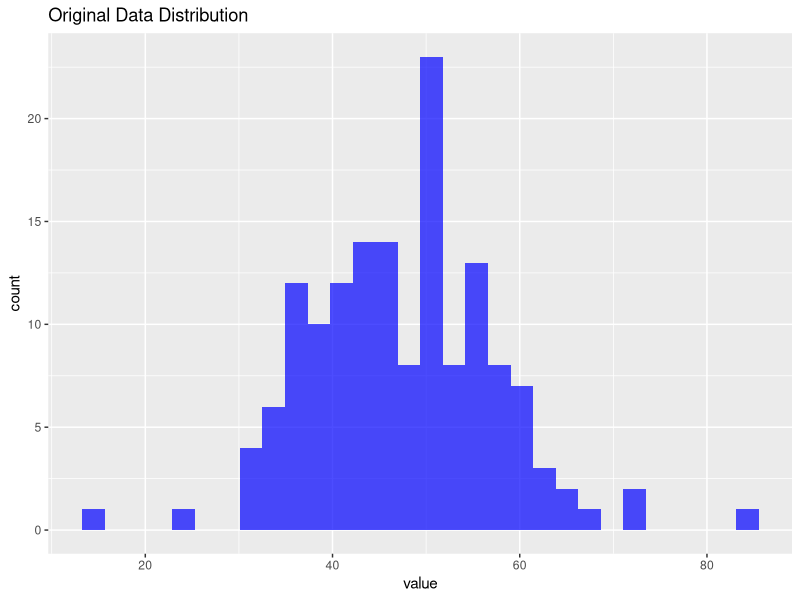

R code for this plot: (Note: this script raises an error after producing the figure.)
library(ggplot2)

# Example data 
data <- c(rnorm(100, mean = 50, sd = 10), runif(50, min = 30, max = 60))

# Data Visualization
ggplot(data.frame(value = data), aes(x = value)) +
  geom_histogram(bins = 30, fill = 'blue', alpha = 0.7) +
  labs(title = "Original Data Distribution")

# Check for skewness
skewness_original <- skewness(data)
print(paste("Skewness of original data: ", skewness_original))

data_transformed <- log(data - min(data) + 1)

# Visualization of Transformed Data
ggplot(data.frame(value = data_transformed), aes(x = value)) +
  geom_histogram(bins = 30, fill = 'green', alpha = 0.7) +
  labs(title = "Transformed Data Distribution")


t_test_result <- t.test(data_transformed, mu = 3)
print(t_test_result)
